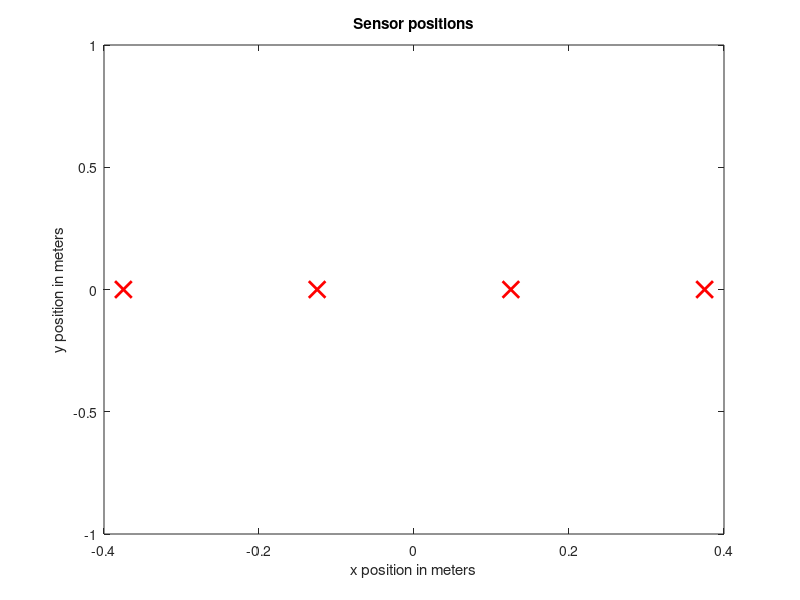
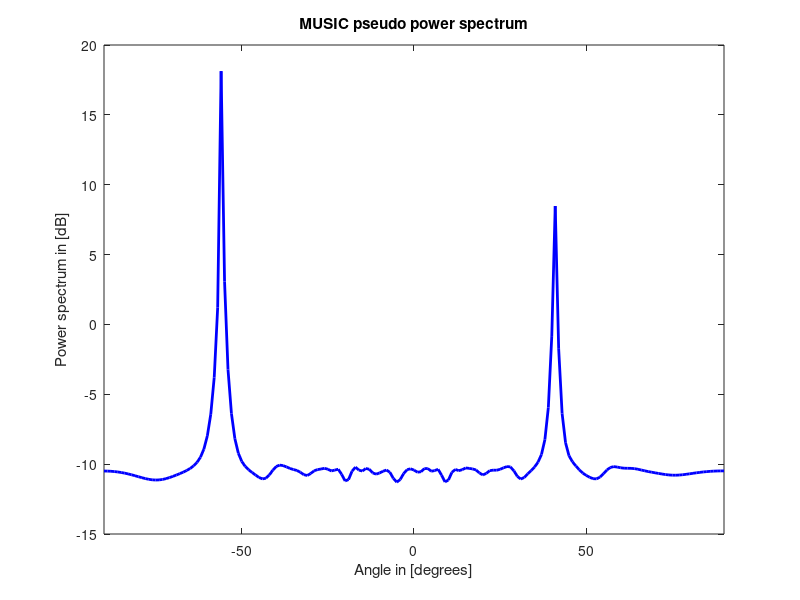

Source code (MATLAB) for these figures, in order: (Note: this script raises an error after producing the figures.)
clear all;close all;
%% Load data
A = load('Observation_wb.mat');
X = A.X;
fs =A.fs;
%soundsc(real(X(:,1)),fs);
nSensors = size(X,2);
J = nSensors;
senDist = 0.25;
c = 340;
n_source = 2;
Index = linspace(0,J-1,J);
p = [(-(J-1)/2 + Index.')*senDist,zeros(J,1)];             % size 6*2
linspec = {'rx','MarkerSize',12,'LineWidth',2};
figure
plot(p(:,1),p(:,2),linspec{:});  
title('Sensor positions');
xlabel('x position in meters');
ylabel('y position in meters');
disp('The four microphones are ready !');
%% STFT
%frLen = 2048;
frLen = 1024;
nostft = 2*frLen;
overLapFac = 0.75;
%overLapFac = 0;

noFrame = floor((size(X,1)-frLen)./((1-overLapFac)*frLen));
xframe = zeros(frLen,J,noFrame);
Xstft = zeros(nostft,J,noFrame);
shift = (1-overLapFac)*frLen;
for frIdx =1:noFrame
    if frIdx == 1
        xframe(:,:,frIdx) = X(1:frLen,:);%gengjh extract the first frame,index 1 to 128
        st = 1;
        ed = frLen;
    else
        st = (frIdx-1)*shift+1;
        ed = st+frLen-1;%gengjh ed - st = 127
        xframe(:,:,frIdx) = X(st:ed,:);%gengjh extract every 128 points
    end
    win = hamming(frLen);
    for senIdx = 1:J
        xframe(:,senIdx,frIdx)= xframe(:,senIdx,frIdx).*win;  % windowing %gengjh we must make sure the dimension between xframe and hamming is the same
    end
    Xstft(:,:,frIdx) = fft(xframe(:,:,frIdx),nostft);    
end
%% DOA
noFreq = nostft/2-1;
f_c = fs*(1:nostft/2)/nostft;

Fre_X = Xstft(1:noFreq,:,:);
P_music = 0;
% P_pm = 0;
theta = -90:1:90;
v = [sin(theta*pi/180);-cos(theta*pi/180)];       % size 2*721
for freqIdx = 1:noFreq
R_x = squeeze(Fre_X(freqIdx,:,:))*squeeze(Fre_X(freqIdx,:,:))'./noFrame;   
a_theta = exp(-1j*2*pi*f_c(freqIdx)*(p*v)./c);             % steer vector(match weights) 6*721
[U ,eigval] = eig(R_x);                             % the columns of U is the corresponding eigenvectors                                                    % and eigval is a diagonal matrix of eigenvalues
[eigval,index]  = sort(diag(eigval),1,'descend');   % eigval size is 6*1, the index in descend order
U   = U(:,index);                                   % descend the eigenvectors
Us  = U(:,1:n_source);                              % signal subspace
Un  = U(:,n_source+1:J);                            % noise subspace 6*4
P_music = P_music + diag(a_theta'*(Un*Un')*a_theta);
% P_pm = P_pm + diag(a_theta'*R_x*a_theta)./J; 
end
P_sm = noFrame./P_music;          % pseudo power 721*1
figure
linspec = {'b-','LineWidth',2};
plot(theta, 10*log10(abs(P_sm)), linspec{:});
title('MUSIC pseudo power spectrum')
xlabel('Angle in [degrees]');
ylabel('Power spectrum in [dB]');
xlim([-90,90]);
           
% figure
% linspec = {'b-','LineWidth',2};
% plot(theta, 10*log10(abs(P_pm)), linspec{:});
% xlim([-90,90]);

%% Find the local and global maximum
P_middle = abs(P_sm(2:end-1));
P_front = abs(P_sm(1:end-2));
P_back = abs(P_sm(3:end));
logic_front = (P_middle - P_front)>0;
logic_back = (P_middle - P_back)>0;
logic = logic_front & logic_back;
P_middle(~logic) = min(P_middle);
P_local = [abs(P_sm(1));P_middle;abs(P_sm(end))];
[~,doa_Idx] = maxk(P_local,n_source);
doa = theta(doa_Idx);
[~,minIdx] = min(abs(doa));
doa_source = doa(minIdx);
[~,maxIdx] = max(abs(doa));
interfer = doa(maxIdx);
disp(['The desired source DOA with MUSIC is: ',num2str(doa_source),' deg']);
disp(['The interfering DOA with MUSIC is: ',num2str(interfer),' deg']);

%% Null-steering
nfft = size(X,1);
Freq_X = fft(X,nfft);
F1 = fs*(1:nfft/2)/nfft;
F2 = flip(F1(1:nfft/2-1));
F= [0,F1,F2];
v = [sin(interfer*pi/180);-cos(interfer*pi/180)]; 
compensate_matrix = zeros(nfft,J);
for freqIdx = 1:nfft
    compensate_matrix(freqIdx,:) = exp(1j*2*pi*F(freqIdx)*(p*v)./c); 
end
comp_Freq_X = Freq_X.*compensate_matrix;
compensate_X = ifft(comp_Freq_X);
Block_vector = zeros(J,1);
Block_vector(1:2) = [1,-1];
Align_out = compensate_X*Block_vector;
%Align_out= compensate_X(:,1)-compensate_X(:,2);
%soundsc(real(Align_out(:,1)),fs);

